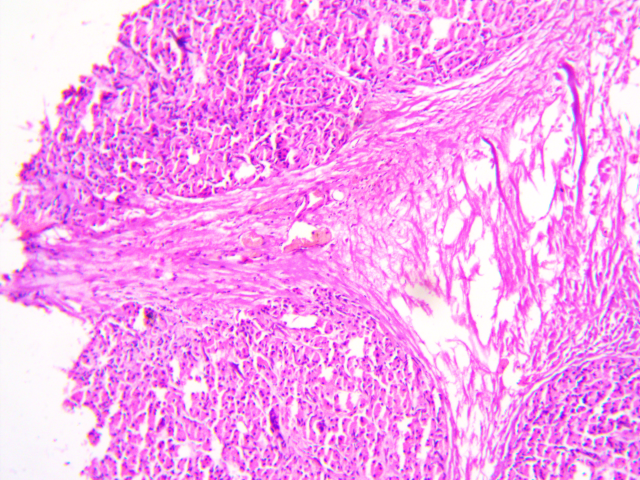
#> input picture Pancreas/10x data/1_Pancreas_10x.tif, 1280 x 960 px, found by its file name (shown at 1/2 size)
$ python overlay_sift.py
#> lines starting #> are read from the running program, lines starting #| are printed output that depends on the picture; after the words box and inside, x2 and y2 are one past the last pixel; in counts of white or black regions, pixels touching at a corner belong together
#> in main, img1 is the input picture: shape (960, 1280, 3); mean B, G, R 239.4, 162.5, 246.4
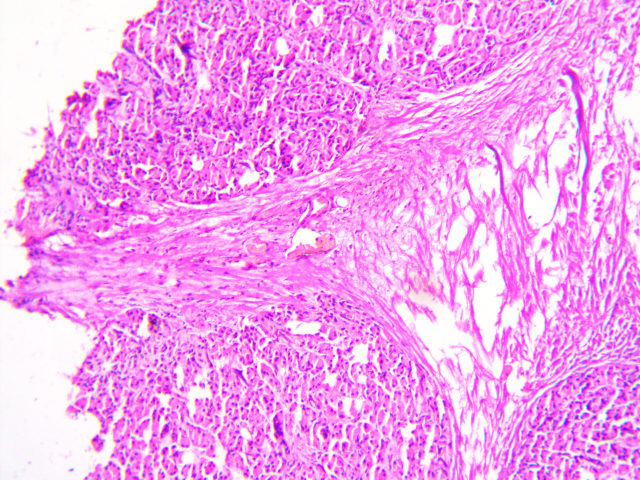
#> input picture Pancreas/10x data/3_Pancreas_10x.tif, 1280 x 960 px, found by its file name (shown at 1/2 size)
#> in main, img2 is the input picture: shape (960, 1280, 3); mean B, G, R 241.1, 163.4, 246.8
import cv2
import numpy as np
import cProfile

def overlay_images_sift(img1, img2):
    sift = cv2.SIFT_create()

    kp1, des1 = sift.detectAndCompute(img1, None)
#> kp1 = 13986 keypoints; strongest (x, y, size): (463, 350, 6.5), (1169, 802, 6.2), (554, 132, 6.6), (539, 272, 3.7)
    kp2, des2 = sift.detectAndCompute(img2, None)
#> kp2 = 16785 keypoints; strongest (x, y, size): (347, 894, 4.8), (471, 363, 6.4), (1177, 815, 6.2), (484, 818, 4.1)

    bf = cv2.BFMatcher(cv2.NORM_L2, crossCheck=False)
    matches = bf.knnMatch(des1, des2, k=2)
#> matches = 13986 matches

    good_matches = []
    for m, n in matches:
        if m.distance < 0.75 * n.distance:
            good_matches.append(m)
#> after the loop, good_matches = 9238 matches

    total_keypoints = len(kp1) + len(kp2)
#> total_keypoints = 30771
    matching_keypoints = len(good_matches) * 2
#> matching_keypoints = 18476
    matching_percentage = (matching_keypoints / total_keypoints) * 100
#> matching_percentage = 60.04

    print(f"Number of matching keypoints (Inliers): {len(good_matches)}")
#| Number of matching keypoints (Inliers): 9238
    print(f"Numbers of points not matched (Outliers): {100 - len(good_matches)}")
#| Numbers of points not matched (Outliers): -9138
    print(f"Percentage of matching keypoints: {matching_percentage:.2f}%")
#| Percentage of matching keypoints: 60.04%

    src_pts = np.float32([kp1[m.queryIdx].pt for m in good_matches])
#> src_pts = 9238 pairs, first value 12.18 to 1268, second value 4.73 to 941.1
    dst_pts = np.float32([kp2[m.trainIdx].pt for m in good_matches])
#> dst_pts = 9238 pairs, first value 19.7 to 1275.8, second value 16.75 to 953.9

    M, mask = cv2.findHomography(src_pts, dst_pts, cv2.RANSAC, 3.0)
#> M = [[1, -0.000351, 7.91], [0.000743, 1, 12.32], [2.06e-07, 2.72e-07, 1]]; mask = 9238 values, max 1 at index 0, min 0 at index 158, mean 0.999

    warped_img2 = cv2.warpPerspective(img2, M, (img1.shape[1], img1.shape[0]))
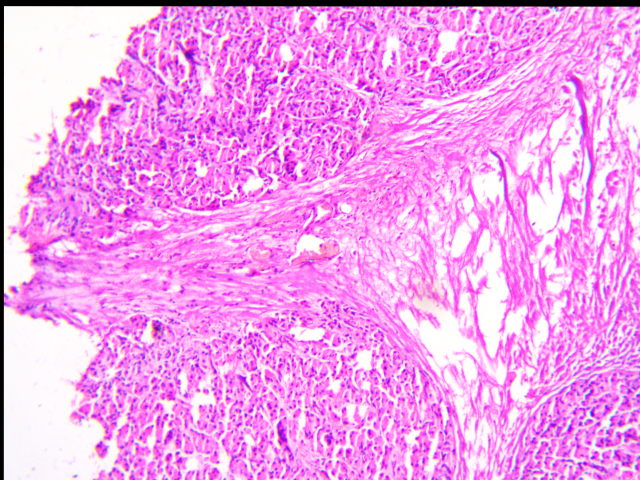
#> warped_img2: shape (960, 1280, 3) (shown at 1/2 size); mean B, G, R 236.5, 160.2, 242.1
    mask = cv2.warpPerspective(np.ones_like(img2, dtype=np.uint8), M, (img1.shape[1], img1.shape[0]))
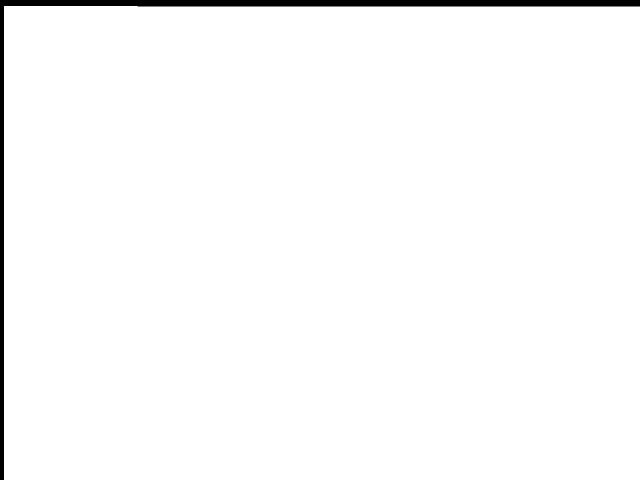
#> mask: shape (960, 1280, 3) (shown at 1/2 size); values 0 (black) and 1 (white), 98.1% white; 1 black region, box (x1, y1, x2, y2) and area: (0, 0, 1280, 960) 23949

    overlaid_image = cv2.addWeighted(img1, 0.7, warped_img2, 0.3, 0)
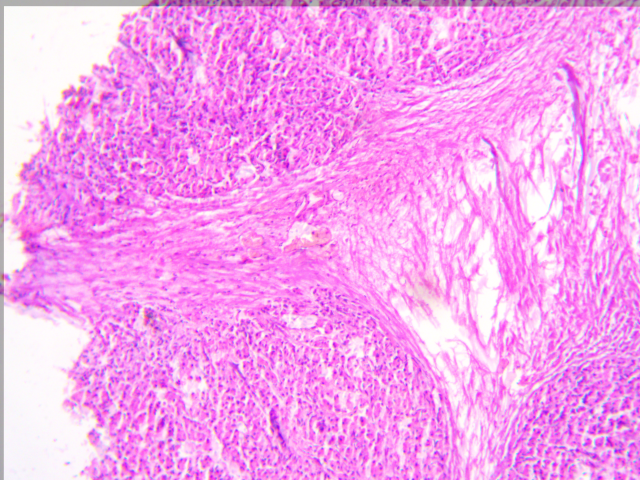
#> overlaid_image: shape (960, 1280, 3) (shown at 1/2 size); mean B, G, R 238.5, 161.8, 245.1

    return overlaid_image

def main():
    img1 = cv2.imread("C:/PBL_FINAL/Project-Based-Learning/Pancreas/10x data/1_Pancreas_10x.tif")
    img2 = cv2.imread("C:/PBL_FINAL/Project-Based-Learning/Pancreas/10x data/3_Pancreas_10x.tif")

    overlaid_image = overlay_images_sift(img1, img2)
    resized_image = cv2.resize(overlaid_image, None, fx=0.5, fy=0.5)
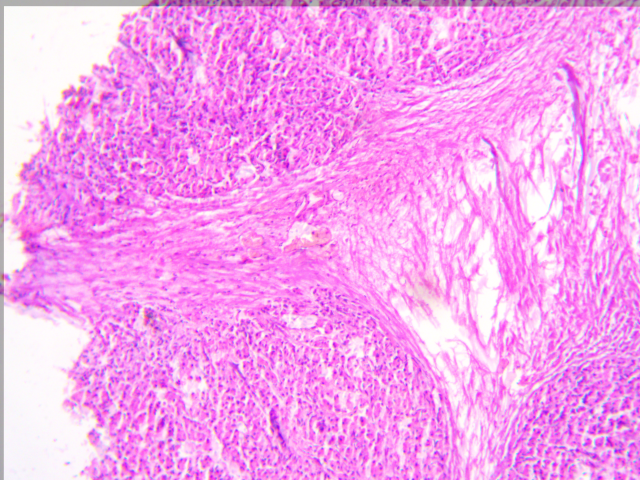
#> resized_image: shape (480, 640, 3); mean B, G, R 238.7, 161.9, 245.2

    cv2.imshow("Overlaid Image", resized_image)
    cv2.waitKey(0)
    cv2.destroyAllWindows()

if __name__ == '__main__':
    cProfile.run('main()')
